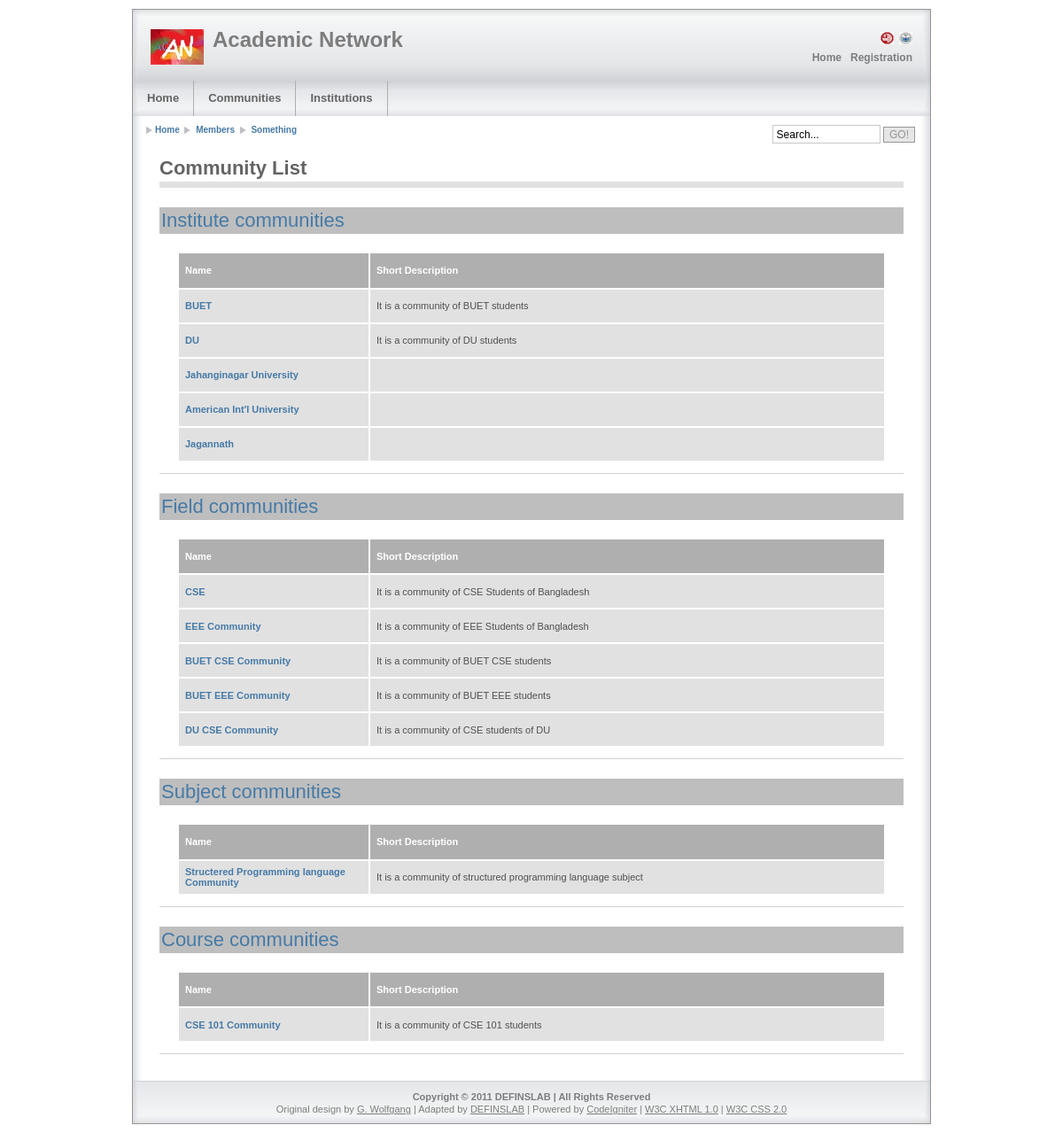
The page /index.php/community_list/LoadCommunityListViewAll on the database its author committed.
### tables this page shows
CREATE TABLE IF NOT EXISTS `community` (
  `community_id` int(10) NOT NULL AUTO_INCREMENT,
  `name` varchar(100) NOT NULL,
  `type` enum('institution','subject','field','course','group') NOT NULL,
  `short_description` text NOT NULL,
  `updated_date` datetime NOT NULL,
  PRIMARY KEY (`community_id`)
);

### application/controllers/community_list.php (called while the page is built, shortened)
<?php
class Community_list extends CI_Controller {
    function LoadCommunityListViewAll() {
        $this->page->title = "List of Communities By Type";
        $data['query1_result'] = $this->Model_community->GetByType('institution',5);
        $data['query2_result'] = $this->Model_community->GetByType('field',5);
        $data['query3_result'] = $this->Model_community->GetByType('subject',5);
        $data['query4_result'] = $this->Model_community->GetByType('course',5);
        $main_content[0] = array("Community List", "community_list_view_all",$data);
        $this->page->loadViews(null, $main_content, null);
    }
}
?>

### index.php (called while the page is built, shortened)
<?php
require_once BASEPATH.'core/CodeIgniter'.EXT;

### application/models/model_community.php (called while the page is built, shortened)
<?php
   class Model_community extends CI_Model {
       function GetByType($type,$limit=null){
           $this->db->select('*');
           $query = $this->db->get_where('community',  array('type' => $type, 'community_id !=' => 0), $limit);
           return $query->result();
       }
   }
?>

### application/views/default/community_list_view_all.php (the view)
<h1 class="block"><a href="<?=  site_url("/community_list/index/institution")?>">Institute communities</a></h1>
<div class="column1-unit">
    <table>
        <tr>
            <th class="top" scope="col" style="width:200px;">Name</th>
            <th class="top" scope="col">Short Description</th>
        </tr>
        <?php foreach($query1_result as $row): ?>
        <tr><th scope="row">
                <a href="<?=  site_url("/community/index/$row->community_id")?>">
                    <?php echo $row->name;?>
                </a>
            </th>
            <td><?php echo $row->short_description;?></td>
        </tr>
        <?php        endforeach; ?>
    </table>
</div>
<hr class="clear-contentunit" />
<h1 class="block"><a href="<?=  site_url("/community_list/index/field")?>">Field communities</a></h1>
<div class="column1-unit">
    <table>
        <tr>
            <th class="top" scope="col" style="width:200px;">Name</th>
            <th class="top" scope="col">Short Description</th>
        </tr>
        <?php foreach($query2_result as $row): ?>
        <tr><th scope="row">
                <a href="<?=  site_url("/community/index/$row->community_id")?>">
                    <?php echo $row->name;?>
                </a>
            </th>
            <td><?php echo $row->short_description;?></td>
        </tr>
        <?php        endforeach; ?>
    </table>
</div>
<hr class="clear-contentunit" />
<h1 class="block"><a href="<?=  site_url("/community_list/index/subject")?>">Subject communities</a></h1>
<div class="column1-unit">
    <table>
        <tr>
            <th class="top" scope="col" style="width:200px;">Name</th>
            <th class="top" scope="col">Short Description</th>
        </tr>
        <?php foreach($query3_result as $row): ?>
        <tr><th scope="row">
                <a href="<?=  site_url("/community/index/$row->community_id")?>">
                    <?php echo $row->name;?>
                </a>
            </th>
            <td><?php echo $row->short_description;?></td>
        </tr>
        <?php        endforeach; ?>
    </table>
</div>
<hr class="clear-contentunit" />
<h1 class="block"><a href="<?=  site_url("/community_list/index/course")?>">Course communities</a></h1>
<div class="column1-unit">
    <table>
        <tr>
            <th class="top" scope="col" style="width:200px;">Name</th>
            <th class="top" scope="col">Short Description</th>
        </tr>
        <?php foreach($query4_result as $row): ?>
        <tr><th scope="row">
                <a href="<?=  site_url("/community/index/$row->community_id")?>">
                    <?php echo $row->name;?>
                </a>
            </th>
            <td><?php echo $row->short_description;?></td>
        </tr>
        <?php        endforeach; ?>
    </table>
</div>
<hr class="clear-contentunit" />

### application/views/default/general/header.php (shortened to what this page needs)
<!DOCTYPE html PUBLIC "-//W3C//DTD XHTML 1.0 Strict//EN" "http://www.w3.org/TR/xhtml1/DTD/xhtml1-strict.dtd">
<html xmlns="http://www.w3.org/1999/xhtml" lang="en">
    <head>
        <?php
            echo $this->page->get('css');
        ?>
    </head>
    <body>
        <div class="page-container">
            <div class="header">
                <div class="header-top">
                    <a class="sitelogo" href="#" title="Go to Start page"></a>
                    <div class="sitename">
                        <h1><a href="index.php" title="Go to Start page">Academic Network</a></h1>
                    </div>
                    <div class="nav0">
                        <ul>
                            <li><a href="#" title="BUET"><?php echo $this->page->img('buet_logo.png',15,20); ?></a></li>
                            <li><a href="#" title="NSU"><?php echo $this->page->img('nsu_logo.png',15,20); ?></a></li>
                        </ul>
                    </div>
                    <div class="nav1">
                        <ul>
                            <?php
                                foreach($this->page->nav1 as $text=> $link)
                                        echo "<li>" . anchor($link,$text) . "</li>";
                            ?>
                        </ul>
                    </div>
                </div>
                <div class="header-bottom">
                    <div class="nav2">
                        <?php
                        if(isset($this->page->nav2)){
                            foreach($this->page->nav2 as $i){
                                echo "<ul>\n";
                                echo "<li>" . anchor($i[0][1], $i[0][0]) . "\n";
                                echo "</li></ul>\n";
                            }
                        }
                        ?>
                    </div>
                </div>
                <div class="header-breadcrumbs">
                    <ul>
                        <?php
                            foreach($this->page->breadcrumbs as $text=>$link){
                                echo (empty($link))?("<li>$text</li>"):("<li><a href = '$link' > $text &nbsp;</a></li>");
                            }
                        ?>
                    </ul>
                    <div class="searchform">
                        <form action="index.html" method="get">
                            <fieldset>
                                <input name="field" class="field"  value=" Search..." />
                                <input type="submit" name="button" class="button" value="GO!" />
                            </fieldset>
                        </form>
                    </div>
                </div>
            </div>
            <div class="main">

### application/libraries/Page.php (shortened to what this page needs)
<?php
class Page {
    public $CI;
    public $theme = "default/";
    public $cssjsDir = 'templates/';
    public $defaultCssArr = array();
    public $cssArr = array();
    public $jsArr = array();
    public $defaultJsArr = array('jquery-1.5.2.min','registerscript');
    function  __construct() {
        $this->CI = & get_instance();
        $this->CI->load->helper('url');
        $this->nav1 = array(
            "Home" => base_url(),
            "Registration" => site_url('registration')
        );
        $this->breadcrumbs = array(
            "Home" => base_url(),
            "Members" => "#",
            "Something" => "#"
        );
        $this->nav2 = array(
            array(
                  array(
                        "Home", base_url()
                       )
                ),
            array(
                array(
                      "Communities", "community/index"
                    ),
                    array(
                        "CSE" => "community/index/cse",
                        "EEE" => "community/index/eee",
                        "MME" => "community/index/mme"
                    )
                ),
            array(
                array(
                       "Institutions", "institute/index"
                    ),
                    array(
                        "BUET" => "community/buet",
                        "DU" => "community/du",
                        "DMC" => "community/dmc"
                    )
                )
        );
    }
    function set($array, $type='css'){
        if($type=='css'){
            $this->cssArr = array_merge($this->cssArr ,$array);
        }else if($type == "js"){
            $this->jsArr = array_merge($this->jsArr,$array);
        }
    }
    function get($type="css",$default=false){
        $html = "";
        if($type == "css"){
            $arr = ($default)?($this->defaultCssArr):($this->cssArr);
            foreach ($arr as $i){
                $html .= '<link rel="stylesheet" type="text/css" media="screen,projection,print" href="' . base_url() . $this->cssjsDir . $this->theme . "css/" . $i . '.css" />';
            }
        }else if($type == "js"){
            $arr = ($default)?($this->defaultJsArr):($this->jsArr);
            foreach ($arr as $i){
                $html .= '<script src = "' . base_url() . $this->cssjsDir . $this->theme . "js/" . $i . '.js"></script>';
            }
        }
        return $html;
    }
    function img($src,$w='', $h = '', $alt='Image!'){
        return "<img width = '$w' height = '$h' alt = '$alt' src = '" . base_url() . $this->cssjsDir . $this->theme . "img/" . "$src' />";
    }
    function loadViews($left_sidebar = null, $content = null, $right_sidebar = null){
        if( !isset($left_sidebar) && !isset($right_sidebar)){
            $this->CI->load->view($this->theme . "general/header");
            $this->CI->load->view($this->theme . "general/content",array('content' => $content));
            $this->CI->load->view($this->theme . "general/footer");
        }
    }
}
?>

### application/views/default/general/content.php
<div class="main-content">
    <?php
        if(isset($html))
            echo $html;
        else if(isset($content)){
            foreach ($content as $i){
                $params = (isset($i[2]))?($i[2]):(array());
                $this->load->view($this->page->theme . 'general/contentWrapper' ,
                        array('title' => $i[0],
                            'file' => $i[1],
                            'params' => $params));
            }
        }
    ?>
</div>

### application/views/default/general/contentWrapper.php
<?php if($title != null): ?>
    <h1 class="pagetitle"><?php echo $title; ?></h1>
<?php endif ?>
<?php
    $this->load->view($this->page->theme . $file, $params);
?>

### application/views/default/general/footer.php
            </div>
            <div class="footer">
                <p>Copyright &copy; 2011 DEFINSLAB | All Rights Reserved</p>
                <p class="credits">Original design by <a href="http://www.definslab.com" title="Designer Homepage">G. Wolfgang</a> | Adapted by <a href="#" title="Adaptor Homepage">DEFINSLAB</a> | Powered by <a href="#" title="Content Management System">CodeIgniter</a> | <a href="http://validator.w3.org/check?uri=referer" title="Validate XHTML code">W3C XHTML 1.0</a> | <a href="http://jigsaw.w3.org/css-validator/" title="Validate CSS code">W3C CSS 2.0</a></p>
            </div>
        </div>
    </body>
</html>

### templates/default/css/layout1_text.css (style rules this page uses)
.main-content h1.pagetitle { margin:0 0 0.4em 0; padding:0 0 2px 0; border-bottom:solid 7px rgb(225,225,225); font-family:"trebuchet ms",arial,sans-serif; color:rgb(100,100,100); font-weight:bold; font-size:220%; }
.main-content h1.block { clear:both; margin:1.0em 0 0em 0; padding:2px 0 2px 2px; background:rgb(190,190,190); font-family:"trebuchet ms",arial,sans-serif; color:rgb(255,255,255); font-weight:bold; font-size:220%; }
.main-content h1 { clear:both; margin:1.0em 0 0.5em 0; font-family:"trebuchet ms",arial,sans-serif; color:rgb(80,80,80); font-weight:normal; font-size:210%; }
.main-content table { clear:both; width:800px; margin:2.0em 0 0.2em 20px; table-layout: fixed; border-collapse:collapse; empty-cells:show; background-color:rgb(233,232,244); }
.main-content table th.top { height:3.5em; padding:0 7px 0 7px; empty-cells:show; background-color:rgb(175,175,175); text-align:left; color:rgb(255,255,255); font-weight:bold; font-size:110%; }
.main-content table th { height:3.0em; padding:2px 20px 2px 7px; border-left:solid 2px rgb(255,255,255); border-right:solid 2px rgb(255,255,255); border-top:solid 2px rgb(255,255,255); border-bottom:solid 2px rgb(255,255,255); background-color:rgb(225,225,225); text-align:left; color:rgb(80,80,80); font-weight:bold; font-size:110%; }
.main-content table td { height:3.0em; padding:2px 7px 2px 7px; border-left:solid 2px rgb(255,255,255); border-right:solid 2px rgb(255,255,255); border-top:solid 2px rgb(255,255,255); border-bottom:solid 2px rgb(255,255,255); background-color:rgb(225,225,225); text-align:left; font-weight:normal; color:rgb(80,80,80); font-size:110%; }
.main a { color:rgb(70,122,167); font-weight:bold; text-decoration:none; }
.main-content h1 a { color:rgb(70,122,167); font-weight:normal; text-decoration:none; }

### rows shown on the page
community: name "BUET", short_description "It is a community of BUET students"
community: name "DU", short_description "It is a community of DU students"
community: name "Jahanginagar University"
community: name "American Int'l University"
community: name "Jagannath"
community: name "CSE", short_description "It is a community of CSE Students of Bangladesh"
community: name "EEE Community", short_description "It is a community of EEE Students of Bangladesh"
community: name "BUET CSE Community", short_description "It is a community of BUET CSE students"
community: name "BUET EEE Community", short_description "It is a community of BUET EEE students"
community: name "DU CSE Community", short_description "It is a community of CSE students of DU"
community: name "Structered Programming language Community", short_description "It is a community of structured programming language subject"
community: name "CSE 101 Community", short_description "It is a community of CSE 101 students"

### other values the page prints
anchor($link,$text) "Home"
anchor($link,$text) "Registration"
anchor($i[0][1], $i[0][0]) "Home"
anchor($i[0][1], $i[0][0]) "Communities"
anchor($i[0][1], $i[0][0]) "Institutions"
$text "Home"
$text "Members"
$text "Something"
$title "Community List"
